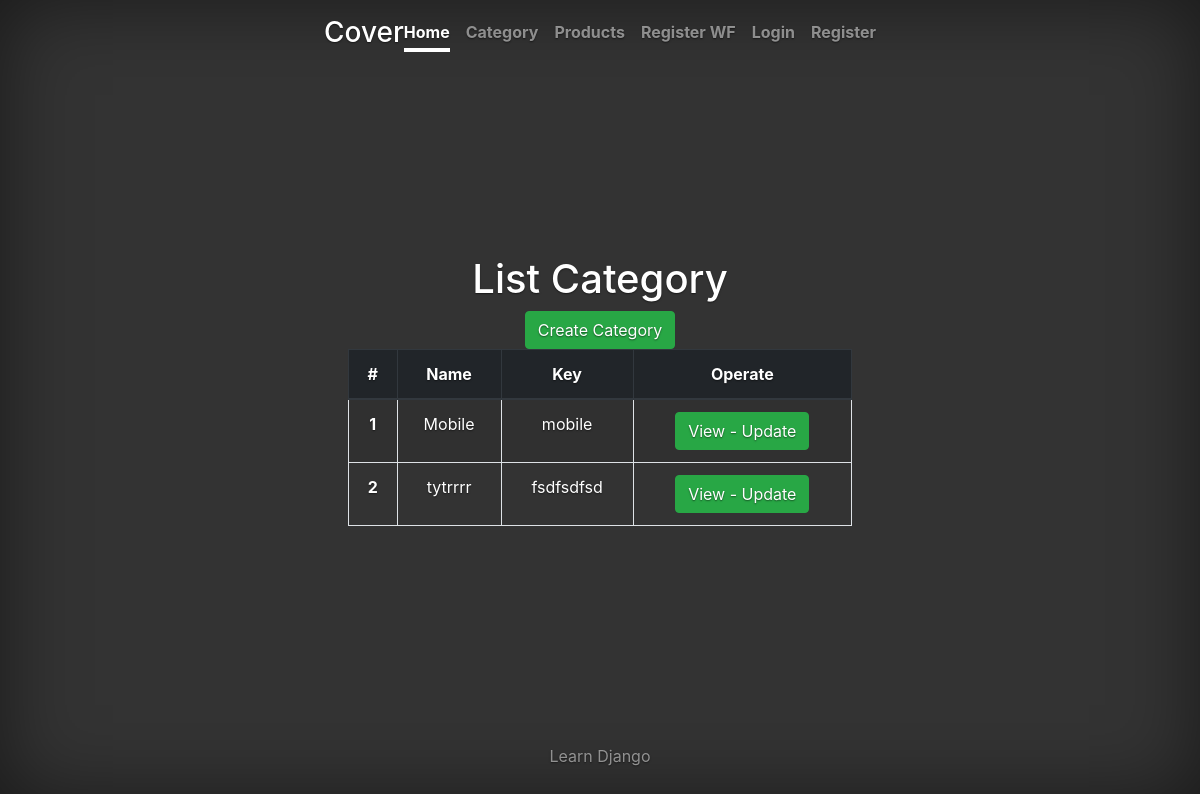
Page /store/list_category on the committed database.
### store/models.py (models this page shows, shortened)
class Category(models.Model):
    name = models.CharField(max_length=100)
    key = models.CharField(unique=True, max_length=100)
    class Meta:
        verbose_name_plural = "Categories"
        ordering = ["name"]
        verbose_name = "Category"
        db_table = 'category'

### store/views.py (the view)
# urls.py: path('list_category', list_category_view, name='list_category'),
def list_category_view(request):
    user = request.user.groups.filter(name='Admin').exists()
    category = Category.objects.all()
    return render(request, 'list_category.html', {'category': category, 'is_admin': user})

### templates/list_category.html (shortened to what this page needs)
{% extends 'base_layout.html' %}
{% block main %}
    <h1>List Category</h1>
    <a class="btn btn-success" href="{% url 'create_category' %}">
        Create Category
    </a>
    <table class="table table-striped table-hover table-bordered">
        <thead class="thead-dark">
        <tr>
            <th scope="col">#</th>
            <th scope="col">Name</th>
            <th scope="col">Key</th>
            <th scope="col">Operate</th>
        </tr>
        </thead>
        <tbody>
        {% for c in category %}
            <tr>
                <th scope="row">{{ c.id }}</th>
                <td>{{ c.name }}</td>
                <td>{{ c.key }}</td>
                <td>
                    <a class="btn btn-success" href="{% url 'detail_category_view' id=c.id %}">
                        View - Update
                    </a>
                </td>
            </tr>
        {% endfor %}
        </tbody>
    </table>
{% endblock %}

### static/css/cover.css (style rules this page uses)
a, a:focus, a:hover { color: #fff; }
html, body { height: 100%; background-color: #333; }
body { display: -ms-flexbox; display: -webkit-box; display: flex; -ms-flex-pack: center; -webkit-box-pack: center; justify-content: center; color: #fff; text-shadow: 0 .05rem .1rem rgba(0, 0, 0, .5); box-shadow: inset 0 0 5rem rgba(0, 0, 0, .5); }

### rows in the picture
Category: id "1", name "Mobile", key "mobile"
Category: id "2", name "tytrrrr", key "fsdfsdfsd"
